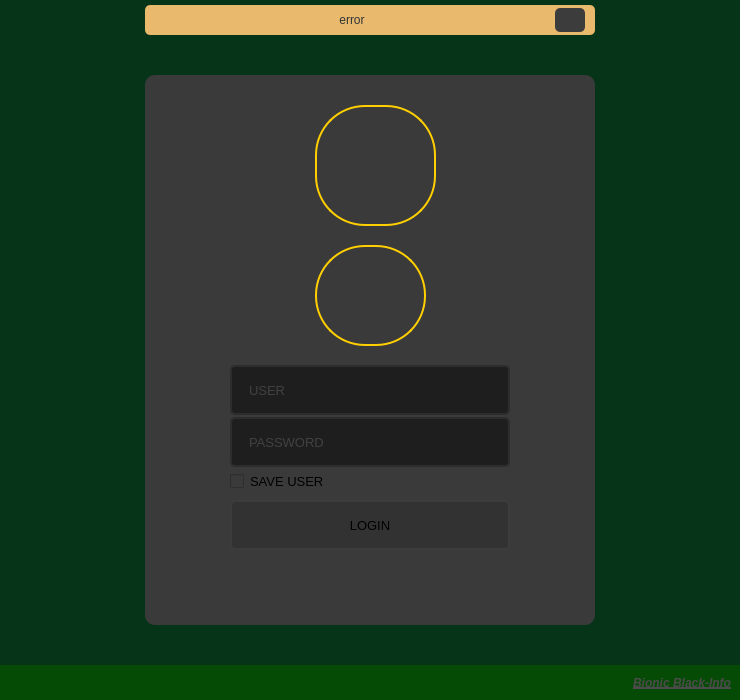
<?xml version="1.0" encoding="UTF-8"?>
<ui version="4.0">
 <class>MainWindow</class>
 <widget class="QMainWindow" name="MainWindow">
  <property name="geometry">
   <rect>
    <x>0</x>
    <y>0</y>
    <width>740</width>
    <height>700</height>
   </rect>
  </property>
  <property name="minimumSize">
   <size>
    <width>500</width>
    <height>700</height>
   </size>
  </property>
  <property name="windowTitle">
   <string>Login</string>
  </property>
  <property name="windowIcon">
   <iconset resource="file_rc.qrc">
    <normaloff>:/icones/Icones/icone-login.ico</normaloff>:/icones/Icones/icone-login.ico</iconset>
  </property>
  <property name="styleSheet">
   <string notr="true">background-color: rgb(5, 52, 24);</string>
  </property>
  <widget class="QWidget" name="centralwidget">
   <layout class="QVBoxLayout" name="verticalLayout">
    <property name="spacing">
     <number>0</number>
    </property>
    <property name="leftMargin">
     <number>0</number>
    </property>
    <property name="topMargin">
     <number>0</number>
    </property>
    <property name="rightMargin">
     <number>0</number>
    </property>
    <property name="bottomMargin">
     <number>0</number>
    </property>
    <item>
     <widget class="QFrame" name="top_bar">
      <property name="maximumSize">
       <size>
        <width>16777215</width>
        <height>35</height>
       </size>
      </property>
      <property name="styleSheet">
       <string notr="true"/>
      </property>
      <property name="frameShape">
       <enum>QFrame::NoFrame</enum>
      </property>
      <property name="frameShadow">
       <enum>QFrame::Raised</enum>
      </property>
      <layout class="QHBoxLayout" name="horizontalLayout_2">
       <property name="spacing">
        <number>0</number>
       </property>
       <property name="leftMargin">
        <number>0</number>
       </property>
       <property name="topMargin">
        <number>5</number>
       </property>
       <property name="rightMargin">
        <number>0</number>
       </property>
       <property name="bottomMargin">
        <number>0</number>
       </property>
       <item>
        <widget class="QFrame" name="frm_error">
         <property name="maximumSize">
          <size>
           <width>450</width>
           <height>16777215</height>
          </size>
         </property>
         <property name="styleSheet">
          <string notr="true">background-color: rgb(233, 185, 110);
border-radius: 5px;</string>
         </property>
         <property name="frameShape">
          <enum>QFrame::NoFrame</enum>
         </property>
         <property name="frameShadow">
          <enum>QFrame::Raised</enum>
         </property>
         <layout class="QHBoxLayout" name="horizontalLayout_3">
          <property name="leftMargin">
           <number>10</number>
          </property>
          <property name="topMargin">
           <number>3</number>
          </property>
          <property name="rightMargin">
           <number>10</number>
          </property>
          <property name="bottomMargin">
           <number>3</number>
          </property>
          <item>
           <widget class="QLabel" name="lbl_error">
            <property name="styleSheet">
             <string notr="true">color: rgb(46, 52, 54);</string>
            </property>
            <property name="text">
             <string>error</string>
            </property>
            <property name="alignment">
             <set>Qt::AlignCenter</set>
            </property>
           </widget>
          </item>
          <item>
           <widget class="QPushButton" name="btnfechar">
            <property name="maximumSize">
             <size>
              <width>30</width>
              <height>30</height>
             </size>
            </property>
            <property name="font">
             <font>
              <weight>75</weight>
              <bold>true</bold>
             </font>
            </property>
            <property name="styleSheet">
             <string notr="true">QPushButton {
		border-radius: 5px;		
		background-position: center;		
		background-image: url(:/close_image/sair.svg);
		background-color: rgb(60, 60, 60);
		
}
QPushButton:hover {	
		background-color: rgb(60, 60, 60);	
		color: rgb(200, 200, 200);
}
QPushButton:pressed {	
		background-color: rgb(35, 35, 35);	
		color: rgb(200, 200, 200);
}</string>
            </property>
            <property name="text">
             <string/>
            </property>
           </widget>
          </item>
         </layout>
        </widget>
       </item>
      </layout>
     </widget>
    </item>
    <item>
     <widget class="QFrame" name="content">
      <property name="styleSheet">
       <string notr="true"/>
      </property>
      <property name="frameShape">
       <enum>QFrame::NoFrame</enum>
      </property>
      <property name="frameShadow">
       <enum>QFrame::Raised</enum>
      </property>
      <layout class="QHBoxLayout" name="horizontalLayout">
       <item>
        <widget class="QFrame" name="login_area">
         <property name="maximumSize">
          <size>
           <width>450</width>
           <height>550</height>
          </size>
         </property>
         <property name="styleSheet">
          <string notr="true">background-color: rgb(58, 58, 58);
border-radius: 10px;</string>
         </property>
         <property name="frameShape">
          <enum>QFrame::NoFrame</enum>
         </property>
         <property name="frameShadow">
          <enum>QFrame::Raised</enum>
         </property>
         <widget class="QFrame" name="perfil">
          <property name="geometry">
           <rect>
            <x>170</x>
            <y>170</y>
            <width>111</width>
            <height>101</height>
           </rect>
          </property>
          <property name="styleSheet">
           <string notr="true">QFrame {
		background-image: url(:/close_image/Imagens/eu.jpg);
		border-radius: 50px;
		border: 2px solid rgb(255, 207, 0);
		background-repeat: no-repeat;
		background-position: center;
}
QFrame:hover {		
		border: 2px solid rgb(255, 255, 0);		
}</string>
          </property>
          <property name="frameShape">
           <enum>QFrame::NoFrame</enum>
          </property>
          <property name="frameShadow">
           <enum>QFrame::Raised</enum>
          </property>
         </widget>
         <widget class="QFrame" name="frmdolar">
          <property name="geometry">
           <rect>
            <x>170</x>
            <y>30</y>
            <width>121</width>
            <height>121</height>
           </rect>
          </property>
          <property name="styleSheet">
           <string notr="true">QFrame	{		
		background-image: url(:/logo/icones menu/movimentacoes.bmp);
		border-radius: 50px;
		border: 2px solid rgb(255, 207, 0);
		background-repeat: no-repeat;
		background-position: center;
}</string>
          </property>
          <property name="frameShape">
           <enum>QFrame::StyledPanel</enum>
          </property>
          <property name="frameShadow">
           <enum>QFrame::Raised</enum>
          </property>
         </widget>
         <widget class="QLineEdit" name="txtuser">
          <property name="geometry">
           <rect>
            <x>85</x>
            <y>290</y>
            <width>280</width>
            <height>50</height>
           </rect>
          </property>
          <property name="font">
           <font>
            <pointsize>10</pointsize>
           </font>
          </property>
          <property name="styleSheet">
           <string notr="true">QLineEdit {	
		border: 2px solid rgb(45, 45, 45);
		border-radius: 5px;
		padding: 15px;	
		background-color: rgb(30, 30, 30);
		color: rgb(100, 100, 100);		
}
QLineEdit:hover {	
		border: 2px solid rgb(55, 55, 55);
}
QLineEdit:focus {	
		border: 2px solid rgb(255, 207, 0);		
		color: rgb(243, 243, 243);
}</string>
          </property>
          <property name="maxLength">
           <number>32</number>
          </property>
          <property name="placeholderText">
           <string>USER</string>
          </property>
         </widget>
         <widget class="QLineEdit" name="txtpassword">
          <property name="geometry">
           <rect>
            <x>85</x>
            <y>342</y>
            <width>280</width>
            <height>50</height>
           </rect>
          </property>
          <property name="font">
           <font>
            <pointsize>10</pointsize>
           </font>
          </property>
          <property name="styleSheet">
           <string notr="true">QLineEdit {	
		border: 2px solid rgb(45, 45, 45);
		border-radius: 5px;
		padding: 15px;	
		background-color: rgb(30, 30, 30);
		color: rgb(100, 100, 100);		
}
QLineEdit:hover {	
		border: 2px solid rgb(55, 55, 55);
}
QLineEdit:focus {	
		border: 2px solid rgb(255, 207, 0);		
		color: rgb(243, 243, 243);
}</string>
          </property>
          <property name="maxLength">
           <number>16</number>
          </property>
          <property name="echoMode">
           <enum>QLineEdit::Password</enum>
          </property>
          <property name="placeholderText">
           <string>PASSWORD</string>
          </property>
         </widget>
         <widget class="QCheckBox" name="chksave">
          <property name="geometry">
           <rect>
            <x>85</x>
            <y>395</y>
            <width>281</width>
            <height>22</height>
           </rect>
          </property>
          <property name="font">
           <font>
            <pointsize>10</pointsize>
           </font>
          </property>
          <property name="styleSheet">
           <string notr="true">QCheckBox:: indicator {
		border: 3px solid rgb(100, 100, 100);
		width: 15px;
		height: 15px;
		border-radius: 15px;	
		background-color: rgb(135, 135, 135);
}
QCheckBox:: indicator:checked {
		border: 3px solid rgb(255, 205, 0);
		background-color: rgb(255, 255, 0);
}</string>
          </property>
          <property name="text">
           <string>SAVE USER</string>
          </property>
         </widget>
         <widget class="QPushButton" name="btnlogin">
          <property name="geometry">
           <rect>
            <x>85</x>
            <y>425</y>
            <width>280</width>
            <height>50</height>
           </rect>
          </property>
          <property name="font">
           <font>
            <pointsize>10</pointsize>
           </font>
          </property>
          <property name="styleSheet">
           <string notr="true">QPushButton { 
		background-color: rgb(50, 50, 50);
		border: 2px solid rgb(60,60,60);
		border-radius: 5px;
}
QPushButton:hover { 
		background-color: rgb(60, 60, 60);
		border: 2px solid rgb(70, 70, 70);
}
QPushButton:pressed { 
		background-color: rgb(250, 230, 0);
		border: 2px solid rgb(255, 165, 24);
		color: rgb(35, 35, 35);
}</string>
          </property>
          <property name="text">
           <string>LOGIN</string>
          </property>
         </widget>
        </widget>
       </item>
      </layout>
     </widget>
    </item>
    <item>
     <widget class="QFrame" name="bottom">
      <property name="maximumSize">
       <size>
        <width>16777215</width>
        <height>35</height>
       </size>
      </property>
      <property name="styleSheet">
       <string notr="true">background-color: rgb(6, 75, 5);</string>
      </property>
      <property name="frameShape">
       <enum>QFrame::NoFrame</enum>
      </property>
      <property name="frameShadow">
       <enum>QFrame::Raised</enum>
      </property>
      <layout class="QVBoxLayout" name="verticalLayout_2">
       <item>
        <widget class="QLabel" name="lblrodape">
         <property name="font">
          <font>
           <weight>75</weight>
           <italic>true</italic>
           <bold>true</bold>
           <underline>true</underline>
           <strikeout>false</strikeout>
          </font>
         </property>
         <property name="styleSheet">
          <string notr="true">color: rgb(75, 75, 75);</string>
         </property>
         <property name="text">
          <string>Bionic Black-Info</string>
         </property>
         <property name="alignment">
          <set>Qt::AlignRight|Qt::AlignTrailing|Qt::AlignVCenter</set>
         </property>
        </widget>
       </item>
      </layout>
     </widget>
    </item>
   </layout>
  </widget>
  <widget class="QMenuBar" name="menubar">
   <property name="geometry">
    <rect>
     <x>0</x>
     <y>0</y>
     <width>740</width>
     <height>22</height>
    </rect>
   </property>
  </widget>
 </widget>
 <resources>
  <include location="file_rc.qrc"/>
 </resources>
 <connections/>
</ui>
